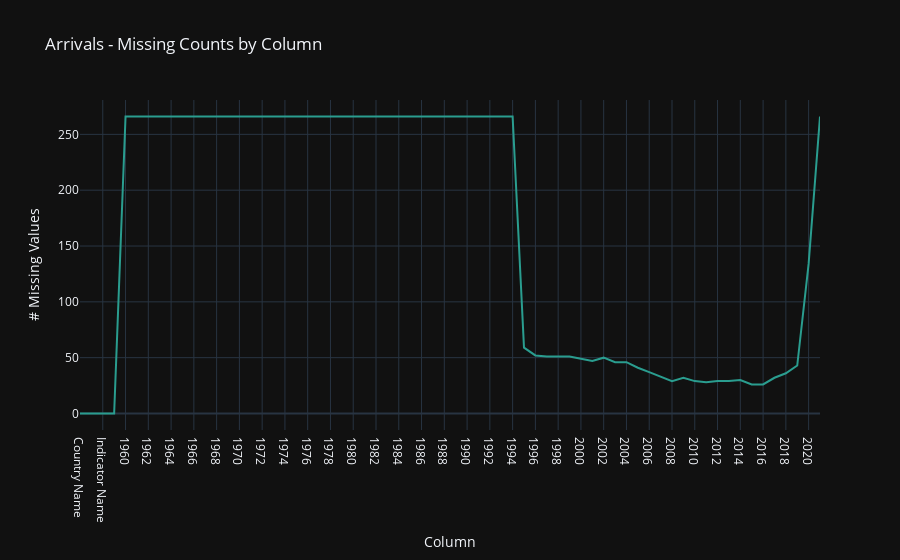

Notebook cell for this chart:
### Code cell
# analyze missing values

fig = px.line(
    title = 'Arrivals - Missing Counts by Column',
    y = arrivals.isna().sum().values,
    x = arrivals.isna().sum().keys(),
    labels = {
        'x': 'Column',
        'y': '# Missing Values',
    },
    template = 'plotly_dark',
    color_discrete_sequence = [f'{next(palette)}']
)

fig.show()

### Figure 1 — Plotly figure (JSON) as saved in the notebook; plotly's stock layout.template omitted (floating-point values rounded to 4 significant figures)
{"data": [{"hovertemplate": "Column=%{x}<br># Missing Values=%{y}<extra></extra>", "legendgroup": "", "line": {"color": "#2a9d8f", "dash": "solid"}, "marker": {"symbol": "circle"}, "mode": "lines", "name": "", "orientation": "v", "showlegend": false, "type": "scatter", "x": ["Country Name", "Country Code", "Indicator Name", "Indicator Code", "1960", "1961", "1962", "1963", "1964", "1965", "1966", "1967", "1968", "1969", "1970", "1971", "1972", "1973", "1974", "1975", "1976", "1977", "1978", "1979", "1980", "1981", "1982", "1983", "1984", "1985", "1986", "1987", "1988", "1989", "1990", "1991", "1992", "1993", "1994", "1995", "1996", "1997", "1998", "1999", "2000", "2001", "2002", "2003", "2004", "2005", "2006", "2007", "2008", "2009", "2010", "2011", "2012", "2013", "2014", "2015", "2016", "2017", "2018", "2019", "2020", "Unnamed: 65"], "xaxis": "x", "y": [0, 0, 0, 0, 266, 266, 266, 266, 266, 266, 266, 266, 266, 266, 266, 266, 266, 266, 266, 266, 266, 266, 266, 266, 266, 266, 266, 266, 266, 266, 266, 266, 266, 266, 266, 266, 266, 266, 266, 59, 52, 51, 51, 51, 49, 47, 50, 46, 46, 41, 37, 33, 29, 32, 29, 28, 29, 29, 30, 26, 26, 32, 36, 43, 134, 266], "yaxis": "y"}], "layout": {"legend": {"tracegroupgap": 0}, "title": {"text": "Arrivals - Missing Counts by Column"}, "xaxis": {"anchor": "y", "domain": [0, 1], "title": {"text": "Column"}}, "yaxis": {"anchor": "x", "domain": [0, 1], "title": {"text": "# Missing Values"}}}}
